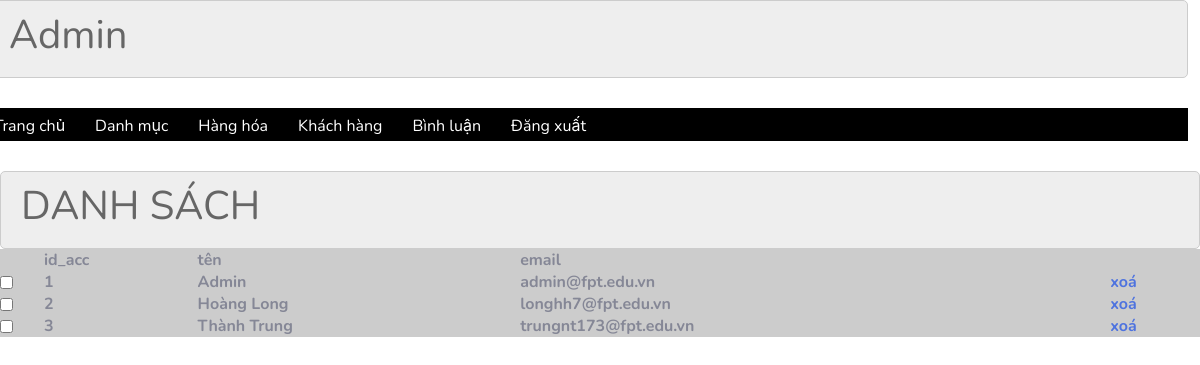
/index.php?controller=khachang (signed in), run on the app's committed database.
### tables this page shows
CREATE TABLE `taikhoan` (
  `id_ac` int(11) NOT NULL,
  `user` varchar(50) NOT NULL,
  `pass` varchar(50) NOT NULL,
  `email` varchar(255) NOT NULL,
  `address` varchar(255) DEFAULT NULL,
  `tel` varchar(20) DEFAULT NULL,
  `role` int(11) NOT NULL DEFAULT 0
);

### DAO/LoginDAO.php (called while the page is built, shortened)
<?php
include 'modles/Login.php';
class LoginDAO
{
    private $PDO;
    public function __construct()
    {
        require_once('config/PDO.php');
        $this->PDO = $pdo;
    }
    function show()
    {
        $sql = "SELECT *  FROM taikhoan ";
        $stmt = $this->PDO->prepare($sql);
        $stmt->execute();
        $logins = array();
        while ($row = $stmt->fetch(PDO::FETCH_ASSOC)) {
            $login = new Login(
                $row['id_ac'],
                $row['user'],
                $row['pass'],
                $row['email'],
                $row['address'],
                $row['tel'],
                $row['role']
            );
            $logins[] = $login;
        }
        return $logins;
    }
}

### modles/Login.php (called while the page is built, shortened)
<?php
class Login
{
    public function __construct($id, $username, $password,  $email, $address, $tel, $role)
    {
        $this->id = $id;
        $this->username = $username;
        $this->email = $email;
    }
}

### view/user/useradmin.php (the view, shortened to what this page needs)
<?php
require_once 'view/globle/headadmin.php';
?>
<div class="row2">
    <div class="row2" id="table">
        <div class="row2 font_title">
            <h1>DANH SÁCH <?php  ?></h1>
        </div>
        <div class="row2 form_content ">
            <form action="#" method="POST">
                <div class="row2 mb10 formds_loai">
                    <table>
                        <tr>
                            <th></th>
                            <th>id_acc</th>
                            <th>tên</th>
                            <th>email</th>
                            <th></th>
                        </tr>
                        <?php
                        foreach ($users as $u) {
                        ?>
                        <tr>
                            <th><input type="checkbox" name="" id=""></th>
                            <th><?php echo $u->id ?></th>
                            <th><?php echo $u->username ?></th>
                            <th><?php echo $u->email ?></th>
                            <th><a href="index.php?controller=khachang&id_x=<?php echo $u->id ?>">xoá</a></th>
                        </tr>
                        <?php } ?>
                    </table>
                </div>
            </form>
        </div>
    </div>
</div>

### assets/css/css.css (style rules this page uses)
* { margin:0; padding:0; box-sizing:border-box; }
.row2 { float:left; width:100%; }
.mb10 { margin-bottom:10px; }
form { text-align:center; }
.font_title { background-color:#EEE; border:1px #CCC solid; color:#666; border-radius:5px; padding:10px 20px; }
.formds_loai table { width:100%; border-collapse:collapse; background-color:#ccc; padding:20px; }

### data on the page
taikhoan: id_ac "1", user "Admin", email "admin@fpt.edu.vn"
taikhoan: id_ac "2", user "Hoàng Long", email "longhh7@fpt.edu.vn"
taikhoan: id_ac "3", user "Thành Trung", email "trungnt173@fpt.edu.vn"
